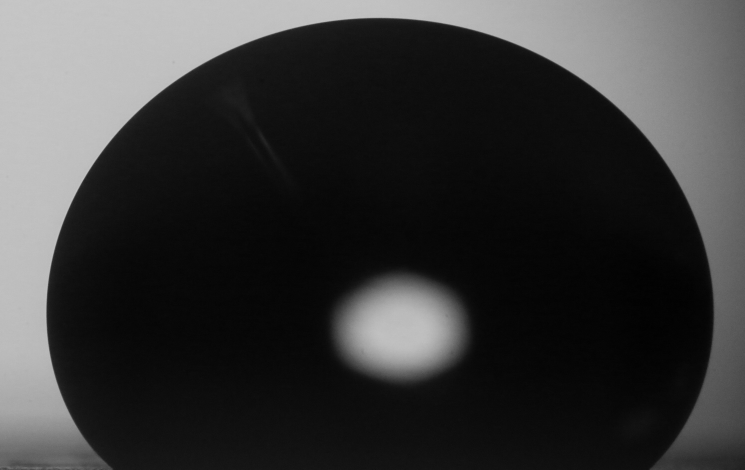
#> input picture Sample_Img.png, 1489 x 939 px, given as the content of the folder Sample_Imgs, which was not available (shown at 1/2 size)
$ jupyter execute ADSA_SD.ipynb   (text cells are left out)
#> lines starting #> are read from the running program, lines starting #| are printed output that depends on the picture; after the words box and inside, x2 and y2 are one past the last pixel; in counts of white or black regions, pixels touching at a corner belong together; pictures that were not available may be replaced by others from this repository, and a replacement may not be noted
[cell 1]
import numpy as np
import matplotlib.pyplot as plt
from skimage import io, color, feature, measure
from scipy.integrate import solve_ivp
from scipy.optimize import least_squares
from scipy.interpolate import interp1d
import pandas as pd
from scipy.interpolate import CubicSpline
import glob
import os
import cv2
from skimage import io, transform

[cell 2]
apex_detection = 0.15 # it is used to detect apex point by fitting a circle selecting percentage of points starting from apex advised value is 0.15
image_file_location = 'Sample_Imgs' # change based on location of your file
image_file_extension = '*.png' # change based on image extension
# The drop should be cropped starting from a few pixels above the solid liquid contact line
num_drop = 0 # the first image in your file in png extension you can change based on the image you want to analyse
px_to_mm = 1/306.25 # The scale ratio

[cell 3]
image_path = os.path.join(image_file_location, image_file_extension)
images = glob.glob(image_path)

for image in images:
    print (image)

image = io.imread(images[0])
#> image is the input picture: shape (939, 1489); min 0, max 200, mean 56.7

[cell 4]
plt.figure(figsize=(8, 6))  # Set the figure size
plt.imshow(image, cmap='gray')  # Use 'gray' if the image is grayscale
plt.axis('off')  # Hide axis for better visualization
plt.title("Sessile Drop Image")
plt.show()

[cell 5]
edges = feature.canny(image, sigma=2)
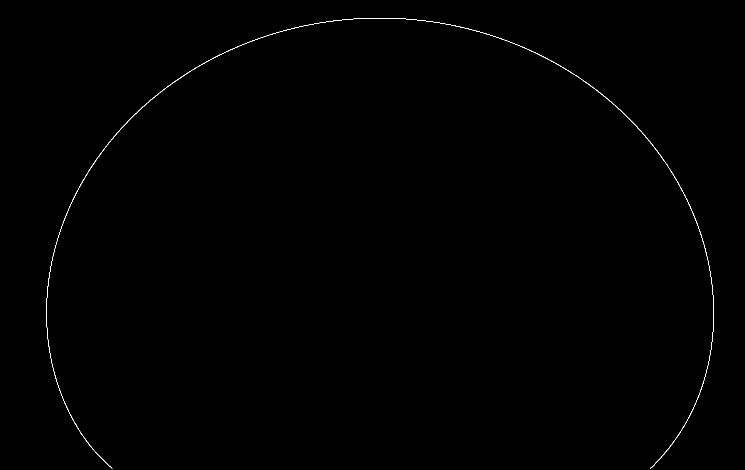
#> edges: shape (939, 1489) bool (shown at 1/2 size); 0.22% white in thin lines or dots, all inside (x1, y1, x2, y2) = (93, 36, 1428, 938)
# Extract X and Y coordinates of edge points
y_coords, x_coords = np.nonzero(edges)
#> y_coords = 3055 values from 36 to 937; x_coords = 3055 values, max 1427 at index 2222, min 93 at index 2197, mean 762.6

[cell 6]
# Plot the original grayscale image with filtered edges overlaid
plt.figure(figsize=(10, 6))
plt.imshow(image, cmap='gray')  # Show original image
plt.scatter(x_coords, y_coords, s=1, color='blue')  # Overlay edges
plt.title("Edges Overlay on Original Image")
plt.axis("off")
plt.show()
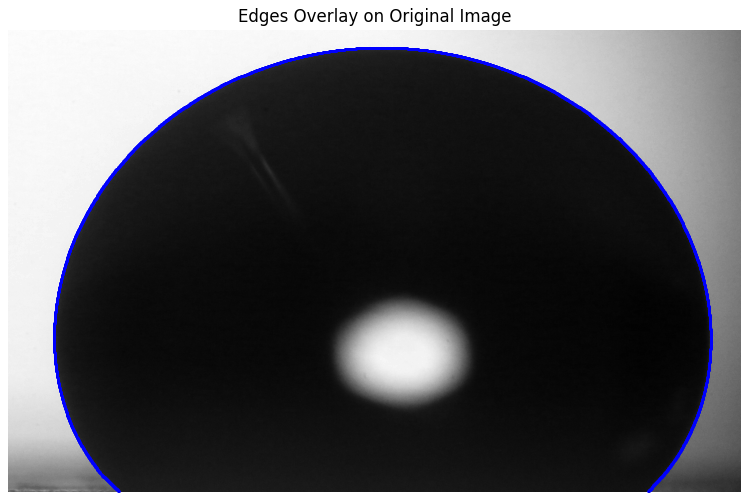
#> figure drawn by matplotlib, 1 panel

[cell 7]
# Label connected components (to filter out noise)
labeled_edges = measure.label(edges)
regions = measure.regionprops(labeled_edges)
#> regions = 1 regions; box (x1, y1, x2, y2) and area: (93, 36, 1428, 938) 3055

# Find the largest connected component (assumed to be the drop)
largest_region = max(regions, key=lambda r: r.area)

# Create a mask to keep only the largest contour
filtered_edges = np.zeros_like(edges)
filtered_edges[labeled_edges == largest_region.label] = 1

# Extract X and Y coordinates of the filtered edge points
edges = filtered_edges
y_coords, x_coords = np.nonzero(edges)

# Plot the original grayscale image with filtered edges overlaid
plt.figure(figsize=(10, 6))
plt.imshow(image, cmap='gray')  # Show original image
plt.scatter(x_coords, y_coords, s=1, color='blue')  # Overlay edges
plt.title("Filtered Edges Overlay on Original Image")
plt.axis("off")
plt.show()

[cell 8]
X_matrix = x_coords.reshape(-1, 1) * px_to_mm
Y_matrix = -y_coords.reshape(-1, 1) * px_to_mm

[cell 9]
# Step 1: Compute vertical range
max_y = np.max(y_coords)   # in px
min_y = np.min(y_coords)
y_range = max_y - min_y
print(f"Vertical Range (max_y - min_y): {y_range}")

# Step 2: Select the lowest 15% of points
num_points = len(y_coords)
num_selected = int(0.90 * num_points)  # Select 15% of lowest points

# Sort indices by y-coordinates (ascending order)
sorted_indices = np.argsort(y_coords)[::-1]
lowest_15_indices = sorted_indices[num_selected:]

# Get the lowest 15% of points
x_lowest = x_coords[lowest_15_indices]
y_lowest = y_coords[lowest_15_indices]

# Step 3: Fit a circle to these points
def circle_residuals(params, x, y):
    xc, yc, r = params
    return np.sqrt((x - xc) ** 2 + (y - yc) ** 2) - r

# Initial guess for circle center and radius
x_mean, y_mean = np.mean(x_lowest), np.mean(y_lowest)
r_guess = np.mean(np.sqrt((x_lowest - x_mean) ** 2 + (y_lowest - y_mean) ** 2))
initial_guess = [x_mean, y_mean, r_guess]

# Perform least squares fitting
result = least_squares(circle_residuals, initial_guess, args=(x_lowest, y_lowest))
xc, yc, r_fitted = result.x  # Extract fitted circle parameters

# Generate circle points for plotting
theta = np.linspace(0, 2 * np.pi, 100)
circle_x = xc + r_fitted * np.cos(theta)
circle_y = yc + r_fitted * np.sin(theta)

# Print fitted circle parameters
print(f"Fitted Circle Center: ({xc:.2f}, {yc:.2f})")
print(f"Fitted Circle Radius: {r_fitted:.2f}")

# Compute the apex point of the drop
apex_x = xc  # The apex shares the same x-coordinate as the fitted circle's center
apex_y = yc - r_fitted  # Subtract radius in the y-direction

# Define the symmetry line from apex to the top of the image
symmetry_line_x = [apex_x, apex_x]  # Vertical line at the apex x-coordinate
symmetry_line_y = [apex_y, max_y]  # From apex to the top of the image

# Plot detected edges, fitted circle, and symmetry line
plt.figure(figsize=(10, 6))
plt.imshow(image, cmap='gray')  # Show original image
plt.scatter(x_coords, y_coords, s=0.05, color='blue', label="Detected Edges")  # Overlay edges
plt.scatter(x_lowest, y_lowest, s=5, color='red', label="Lowest 15% Points")  # Highlight lowest 15% points
plt.plot(circle_x, circle_y, color='green', linewidth=2, label="Fitted Circle")  # Overlay fitted circle
plt.scatter(apex_x, apex_y, color='yellow', s=50, label="Apex Point")  # Mark the apex
plt.plot(symmetry_line_x, symmetry_line_y, color='cyan', linestyle='--', linewidth=2, label="Symmetry Line")  # Draw symmetry line
plt.title("Detected Edges with Fitted Circle and Symmetry Line")
plt.axis("off")
plt.legend()
plt.show()
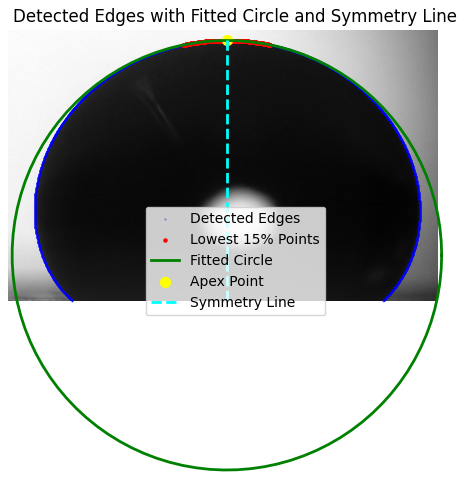
#> figure drawn by matplotlib, 1 panel

# Return the apex coordinates
print(f"Apex coordinates: ({apex_x:.2f}, {apex_y :.2f})")

[cell 10]
apex_x = apex_x * px_to_mm
apex_y = apex_y  * px_to_mm
X_matrix -= apex_x
Y_matrix += apex_y

plt.figure(figsize=(8, 6))
plt.scatter(X_matrix, Y_matrix, color='blue', s=5, label="X vs. Y Points")
plt.xlabel("X Values (mm)")
plt.ylabel("Y Values (mm)")
plt.title("Scatter Plot of X vs. Y")
plt.gca().set_aspect('equal')   # set aspect ratio equal
plt.scatter(0, 0, s=95, color='red', label="Apex")  # Overlay edgesplt.legend()
plt.legend()
plt.grid(True)
plt.show()
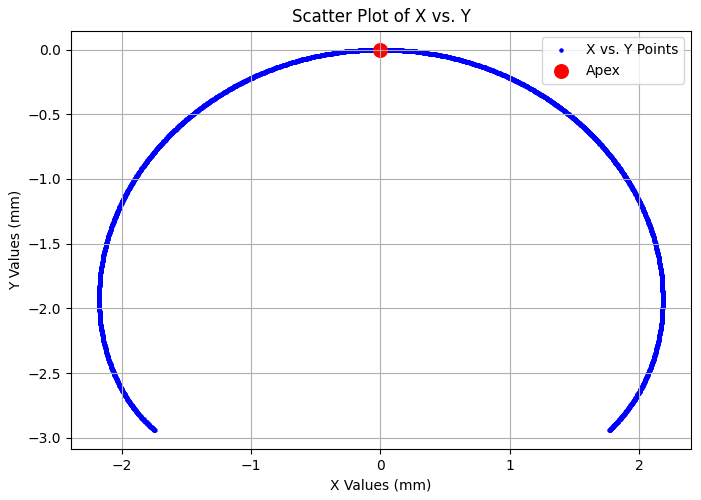
#> figure drawn by matplotlib, 1 panel

[cell 11]
# Convert X_matrix to absolute values (Step 1)
X_matrix = np.abs(X_matrix)  # Ensure all x-values are positive

# Step 2: Process X_matrix to keep only one x-value per unique y
unique_y_values = np.unique(Y_matrix)
final_x_values = []
final_y_values = []

for y in unique_y_values:
    indices = np.where(Y_matrix == y)[0]  # Get indices where y matches
    x_values = X_matrix[indices]  # Get corresponding x values

    avg_x = np.mean(x_values)  # Average the x values (even if there's only one)

    final_x_values.append(avg_x)  # Store the single x for this y
    final_y_values.append(y)  # Store the corresponding y

# Convert to numpy arrays for plotting
final_x_values = np.array(final_x_values)
final_y_values = np.array(final_y_values)

# Step 3: Plot the processed X vs. Y
plt.figure(figsize=(8, 6))
plt.scatter(final_x_values, final_y_values, color='red', s=10, label="Processed X vs. Y")
plt.xlabel("Processed X Values (All Positive) in mm")
plt.ylabel("Y Values")
plt.title("Final X vs. Y Plot (After Processing) in mm")
plt.gca().set_aspect('equal')   # set aspect ratio equal
plt.legend()
plt.grid(True)
plt.show()
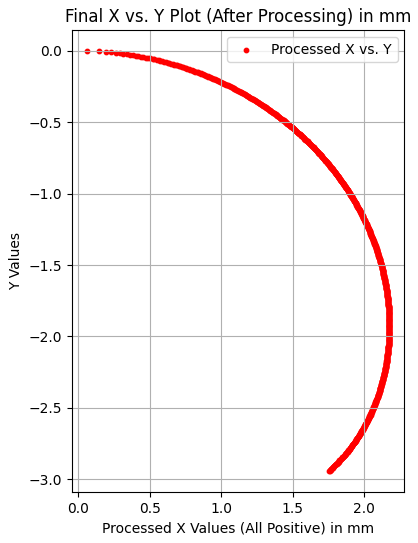
#> figure drawn by matplotlib, 1 panel

apex_x_px = apex_x / px_to_mm
apex_y_px = apex_y  / px_to_mm

# Create new matrices: convert pixel coordinates to mm
X_matrix_px = X_matrix / px_to_mm
Y_matrix_px = Y_matrix / px_to_mm * -1
X_matrix_px += apex_x_px
Y_matrix_px += apex_y_px

# Plot the imported image and overlay the converted points
plt.figure(figsize=(10, 6))
plt.imshow(image, cmap='gray')
plt.scatter(X_matrix_px, Y_matrix_px, color='red', s=10, label="Converted Points (mm)")
plt.title("Converted Points Overlaid on Image")
plt.axis("off")
plt.legend()
plt.show()
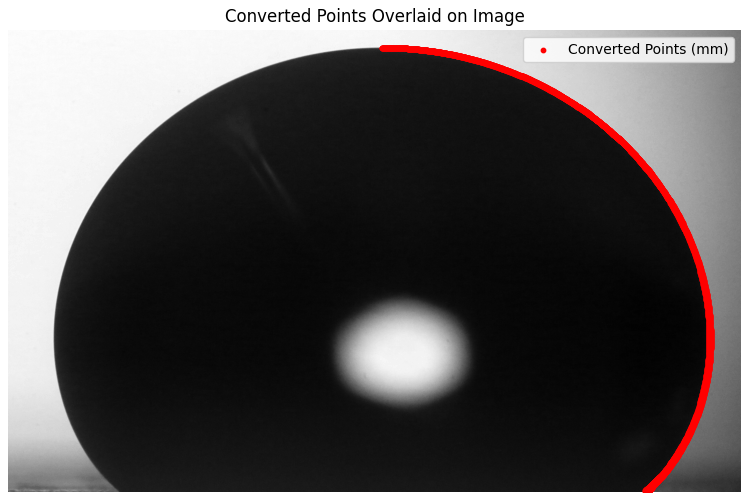
#> figure drawn by matplotlib, 1 panel

[cell 12]
def young_laplace(s, y, Bo):
    u, r, z = y
    du_ds = 2 + Bo * z - np.sin(u) / r
    dr_ds = np.cos(u)
    dz_ds = np.sin(u)
    return [du_ds, dr_ds, dz_ds]

def compute_theoretical_r_profile(R0, Gamma, z_arr):  # evaluate only for z_arr, returns r_arr
    g = 9.81  # Gravity in m/s²
    rho = 997 # Density of liquid in kg/m³

    # Compute Bond number
    Bo = (rho * g * R0**2) / Gamma

    # Initial conditions at drop apex
    u0 = 1e-6  # Tangent angle in radians
    r0 = 1e-6  # Small nonzero initial radius to avoid division by zero
    z0 = 1e-6  # Apex is at zero height

    # Define arc length range
    s_span = (0, 2)  # Extend integration for full drop shape

    # Solve Young-Laplace equation
    sol = solve_ivp(young_laplace, s_span, [u0, r0, z0], args=(Bo,), method='RK45', dense_output=True)

    # Extract solutions
    s_vals = np.linspace(0, sol.t[-1], 500)
    u_vals, r_vals, z_vals = sol.sol(s_vals)
    # Ensure z_vals is strictly increasing

    # Ensure z_vals is strictly increasing
    sorted_indices = np.argsort(z_vals)  # Get sorted indices
    z_vals= np.array(z_vals)[sorted_indices]  # Sort z_vals
    r_vals = np.array(r_vals)[sorted_indices]  # Sort r_vals accordingly
    # Convert to numpy arrays
    r_vals = np.array(r_vals)
    z_vals = np.array(z_vals)

    # Fit a cubic spline for interpolation
    spline_function = CubicSpline(z_vals, r_vals, bc_type='natural')
    r_arr = spline_function(z_arr)

    return r_arr  # Return r_arr

def normalize_exp_data(R0, z_exp, r_exp): # z_exp, r_exp in mm

    # normalized experimental solutions
    z_norm = z_exp*1e-3/(R0)
    r_norm = r_exp*1e-3/(R0)

    # remove any values where z < 0
    cond = z_norm < 0
    z_norm = z_norm[cond]
    r_norm = r_norm[cond]
    z_norm = -z_norm
    return (z_norm, r_norm)

# Parameters to fit
R0 = (r_fitted * px_to_mm)*1e-3  # Initial radius of curvature in meters, use fitted value of r
gamma = 74.67e-3  # Surface tension in N/m


z_exp = final_y_values
r_exp = final_x_values

z_norm, r_norm = normalize_exp_data(R0, z_exp, r_exp)

#compare
plt.figure(figsize=(8, 4))

plt.scatter(r_norm, -z_norm, s=1, color='blue', label='Extracted Edge Points')

r_theor = compute_theoretical_r_profile(R0, gamma, z_norm)
plt.scatter( r_theor, -z_norm, s=1, color='red', label='Young-Laplace Spline')

# Labels and formatting
plt.xlabel("z (mm)")
plt.ylabel("r (mm)")
plt.title("Drop Profile: Extracted vs. Theoretical")
plt.legend()
plt.axis("equal")  # Maintain aspect ratio
plt.grid()
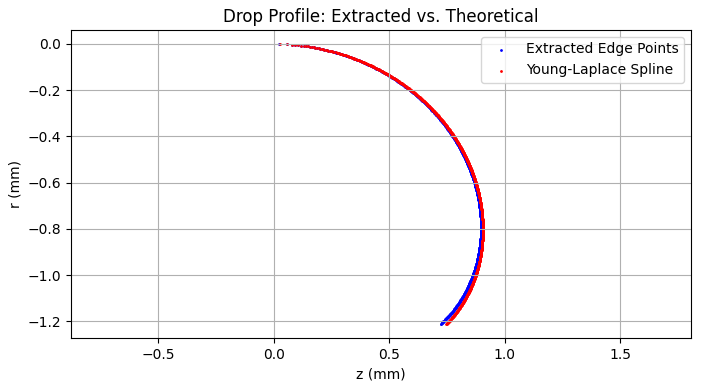
#> figure drawn by matplotlib, 1 panel

[cell 13]
def laplace_residuals(params, z_exp, r_exp):

    R0, gamma = params

    z_norm, r_norm = normalize_exp_data(R0, z_exp, r_exp)
    r_theor = compute_theoretical_r_profile(R0, gamma, z_norm)
    return (r_theor - r_norm)  # difference between the


R0_guess = (r_fitted * px_to_mm)*1e-3  # Initial radius of curvature in meters, use fitted value of r
gamma_guess = 85e-3  # Surface tension in N/m
initial_guess = [R0_guess, gamma_guess]
z_exp = final_y_values
r_exp = final_x_values

# Perform least squares fitting
result = least_squares(laplace_residuals, initial_guess, args=(z_exp, r_exp))
R0_fit, gamma_fit = result.x

print (R0_fit, gamma_fit)

z_norm, r_norm = normalize_exp_data(R0_fit, z_exp, r_exp)
r_theor = compute_theoretical_r_profile(R0_fit, gamma_fit, z_norm)

#compare
plt.figure(figsize=(8, 4))
plt.scatter(r_exp,z_exp,  s=1, color='blue', label='Extracted Edge Points (mm)')
plt.plot( r_theor*R0_fit*1e3, -z_norm*R0_fit*1e3,color='red', label='best fit')

# Labels and formatting
plt.xlabel("z (mm)")
plt.ylabel("r (mm)")
plt.title("Drop Profile: Extracted vs. Theoretical")
plt.legend()
plt.axis("equal")  # Maintain aspect ratio
plt.grid()
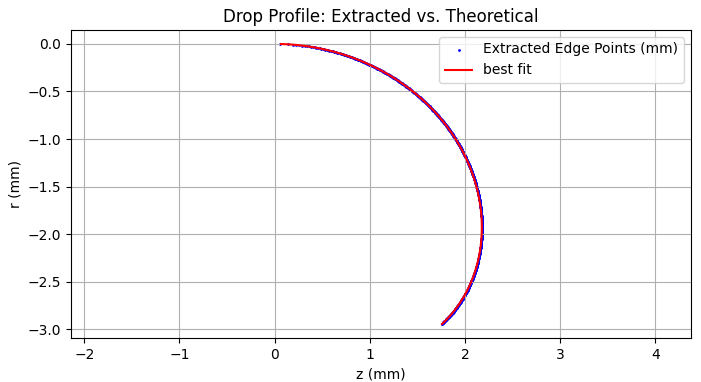
#> figure drawn by matplotlib, 1 panel
